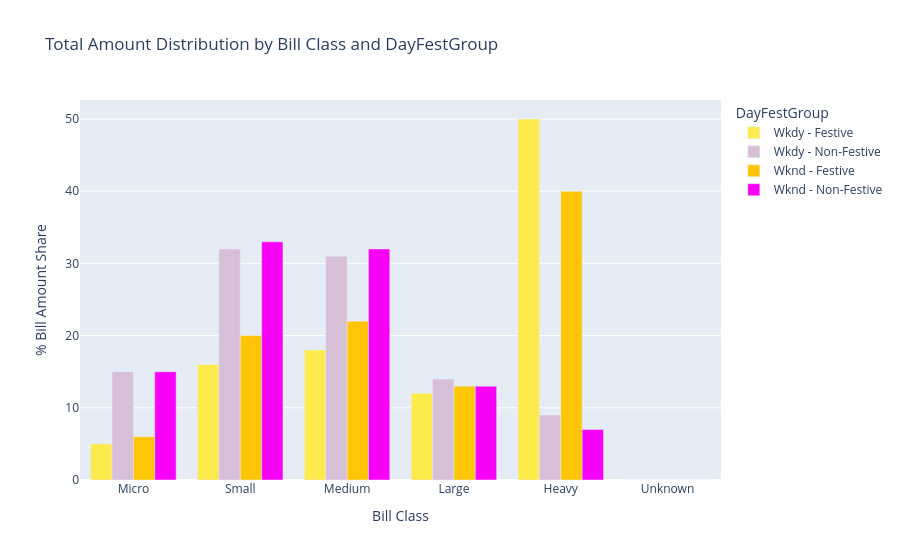

Notebook cell for this chart:
### Markdown cell above
3. **P(Bill Class | Day Type)**
> *What is the Bill Amount distribution of Micro, Small, Medium, Large, and Bulk bills on weekdays vs weekends?* Include Festive and Non-Festive days

### Code cell
analyzer = SegmentationAnalyzer()
analyzer.analyze_a3(df)

### Figure 1 — Plotly figure (JSON) as saved in the notebook; plotly's stock layout.template omitted (floating-point values rounded to 4 significant figures)
{"data": [{"alignmentgroup": "True", "hovertemplate": "DayFestGroup=Wkdy - Festive<br>Bill_Class=%{x}<br>Percent_Share=%{y}<extra></extra>", "legendgroup": "Wkdy - Festive", "marker": {"color": "#FDEB4C", "pattern": {"shape": ""}}, "name": "Wkdy - Festive", "offsetgroup": "Wkdy - Festive", "orientation": "v", "showlegend": true, "textposition": "auto", "type": "bar", "x": ["Heavy", "Large", "Medium", "Micro", "Small", "Unknown"], "xaxis": "x", "y": [50.0, 12.0, 18.0, 5.0, 16.0, 0.0], "yaxis": "y"}, {"alignmentgroup": "True", "hovertemplate": "DayFestGroup=Wkdy - Non-Festive<br>Bill_Class=%{x}<br>Percent_Share=%{y}<extra></extra>", "legendgroup": "Wkdy - Non-Festive", "marker": {"color": "#D8BFD8", "pattern": {"shape": ""}}, "name": "Wkdy - Non-Festive", "offsetgroup": "Wkdy - Non-Festive", "orientation": "v", "showlegend": true, "textposition": "auto", "type": "bar", "x": ["Heavy", "Large", "Medium", "Micro", "Small", "Unknown"], "xaxis": "x", "y": [9.0, 14.0, 31.0, 15.0, 32.0, 0.0], "yaxis": "y"}, {"alignmentgroup": "True", "hovertemplate": "DayFestGroup=Wknd - Festive<br>Bill_Class=%{x}<br>Percent_Share=%{y}<extra></extra>", "legendgroup": "Wknd - Festive", "marker": {"color": "#FFC506", "pattern": {"shape": ""}}, "name": "Wknd - Festive", "offsetgroup": "Wknd - Festive", "orientation": "v", "showlegend": true, "textposition": "auto", "type": "bar", "x": ["Heavy", "Large", "Medium", "Micro", "Small", "Unknown"], "xaxis": "x", "y": [40.0, 13.0, 22.0, 6.0, 20.0, 0.0], "yaxis": "y"}, {"alignmentgroup": "True", "hovertemplate": "DayFestGroup=Wknd - Non-Festive<br>Bill_Class=%{x}<br>Percent_Share=%{y}<extra></extra>", "legendgroup": "Wknd - Non-Festive", "marker": {"color": "#F702F7", "pattern": {"shape": ""}}, "name": "Wknd - Non-Festive", "offsetgroup": "Wknd - Non-Festive", "orientation": "v", "showlegend": true, "textposition": "auto", "type": "bar", "x": ["Heavy", "Large", "Medium", "Micro", "Small", "Unknown"], "xaxis": "x", "y": [7.0, 13.0, 32.0, 15.0, 33.0, 0.0], "yaxis": "y"}], "layout": {"barmode": "group", "legend": {"title": {"text": "DayFestGroup"}, "tracegroupgap": 0}, "title": {"text": "Total Amount Distribution by Bill Class and DayFestGroup"}, "xaxis": {"anchor": "y", "categoryarray": ["Micro", "Small", "Medium", "Large", "Heavy", "Unknown"], "categoryorder": "array", "domain": [0, 1], "title": {"text": "Bill Class"}}, "yaxis": {"anchor": "x", "domain": [0, 1], "title": {"text": "% Bill Amount Share"}}}}
